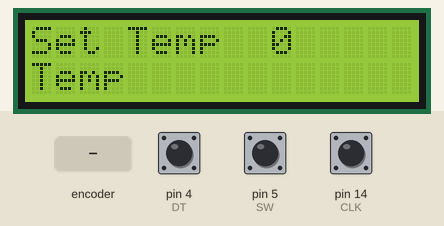
A sketch run on a simulated Arduino Uno, built with avr-gcc and run on an emulated ATmega328P. On the bench: 16×2 character LCD. Inputs (shaded band) come from the test bench; at power-on: pin 5 (SW) HIGH, pin 4 (DT) HIGH, pin 14 (CLK) HIGH. What the sketch prints to the serial monitor is not drawn.

Above: at 1.2 s.
1.3 s: pin 5 (SW) pulled LOW for 0.15 s
At 2.1 s:
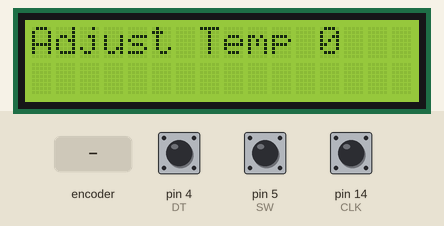
2.9 s: rotary encoder on pin 14 (CLK) / pin 4 (DT) turned 3 steps (first pin leading)
At 3.7 s:
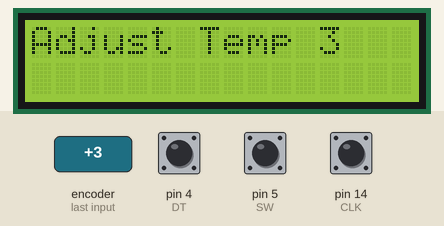
5.0 s: pin 5 (SW) pulled LOW for 1 s
At 6.2 s:
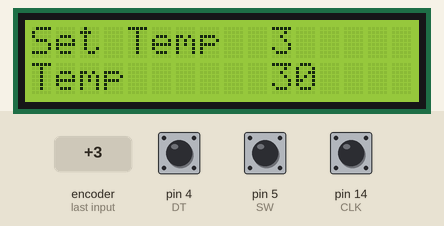
7.5 s: pin 5 (SW) pulled LOW for 3.2 s
At 8.0 s:
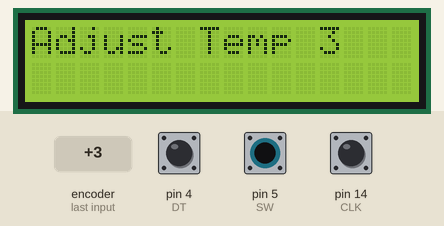
12.2 s: rotary encoder on pin 14 (CLK) / pin 4 (DT) turned 1 step (first pin leading)
At 12.9 s:
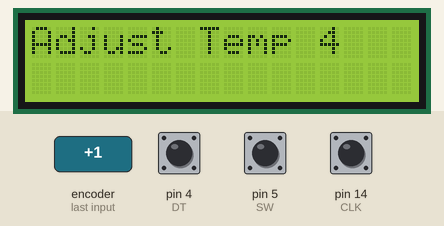
Timing chart, 0 to 14.9 s (numbered marks = the images above; inputs shaded):
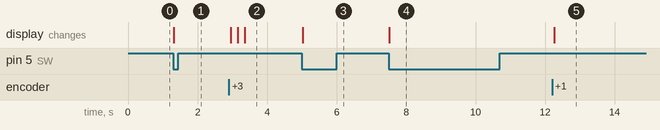

The sketch:

sketch_jan26b.ino
```cpp
// Rotary Encoder Inputs
#include <LiquidCrystal_I2C.h>
#define CLK 14
#define DT 4
#define SW 5
int temp_counter = 0;
int buttonCounter = 0;
int counter = 0;
int currentStateCLK;
int lastStateCLK;
String currentDir ="";
unsigned long lastButtonPress = 0;

LiquidCrystal_I2C lcd( 0x27, 16 ,2 );
void setup() {

  // pins as inputs
  pinMode(CLK,INPUT);
  pinMode(DT,INPUT);
  pinMode(SW, INPUT_PULLUP);

  lcd.begin();
  lcd.backlight();
  // Setup Serial Monitor
  Serial.begin(9600);
  lastStateCLK = digitalRead(CLK);             // initial state of CLK


  lcd.clear();
  lcd.print("Set Temp");
  lcd.setCursor(10,0);
  lcd.print(counter);
  lcd.setCursor(0,1);
  lcd.print("Temp");

}

void loop() {
  int btnState = digitalRead(SW);
  if (btnState == LOW) {
  if (millis() - lastButtonPress > 50) {
      Serial.println("Button pressed!");
      buttonCounter++;
      Serial.println(buttonCounter);

      if(buttonCounter == 1){
        lcd.clear();
        lcd.print("Adjust Temp  ");

   } else if (buttonCounter == 2) {
        lcd.clear();
        lcd.print("Set Temp");
        lcd.setCursor(10,0);
        lcd.print(counter);
        lcd.setCursor(0,1);
        lcd.print("Temp");
        lcd.setCursor(10,1);
        lcd.print("30");
        buttonCounter = 0;
   }
    }
    lastButtonPress = millis();           // Remember last button press event

  }

  while (buttonCounter == 1){
  encoder();
  lcd.setCursor(12,0);
  temp_counter = counter;
  lcd.print(temp_counter);
  break;
  }

  while (buttonCounter == 2){
  lcd.clear();
  lcd.print("Set Temp");
  lcd.setCursor(10,0);
  lcd.print(temp_counter);
  lcd.setCursor(0,1);
  lcd.print("Temp");
  lcd.setCursor(10,1);
  lcd.print("30"); /////////////////data from 1st mcu display here
  break;
  }

  //lcd.setCursor(10,0);
  //lcd.print(temp_counter);

  delay(1);

}


void encoder(){
  currentStateCLK = digitalRead(CLK);                                             // current state of CLK
  if (currentStateCLK != lastStateCLK  && currentStateCLK == 1){
    if (digitalRead(DT) != currentStateCLK) {
      counter ++;
      currentDir ="CW";
    } else {
      counter --;
      currentDir ="CCW";
    }
    Serial.print("Direction: ");
    Serial.print(currentDir);
    Serial.print(" | Counter: ");
    Serial.println(counter);
  }
  lastStateCLK = currentStateCLK;                                                   // Remember last CLK state
}
```

Measured:
- after the input at 1.3 s, the display: changes at once (image 1)
- after the input at 2.9 s, the display: first changes after 0.05 s (image 2 shows a later state)
- after the input at 5.0 s, the display: changes at once (image 3)
- after the input at 7.5 s, the display: changes at once (image 4)
- after the input at 12.2 s, the display: changes after 0.05 s (image 5)
